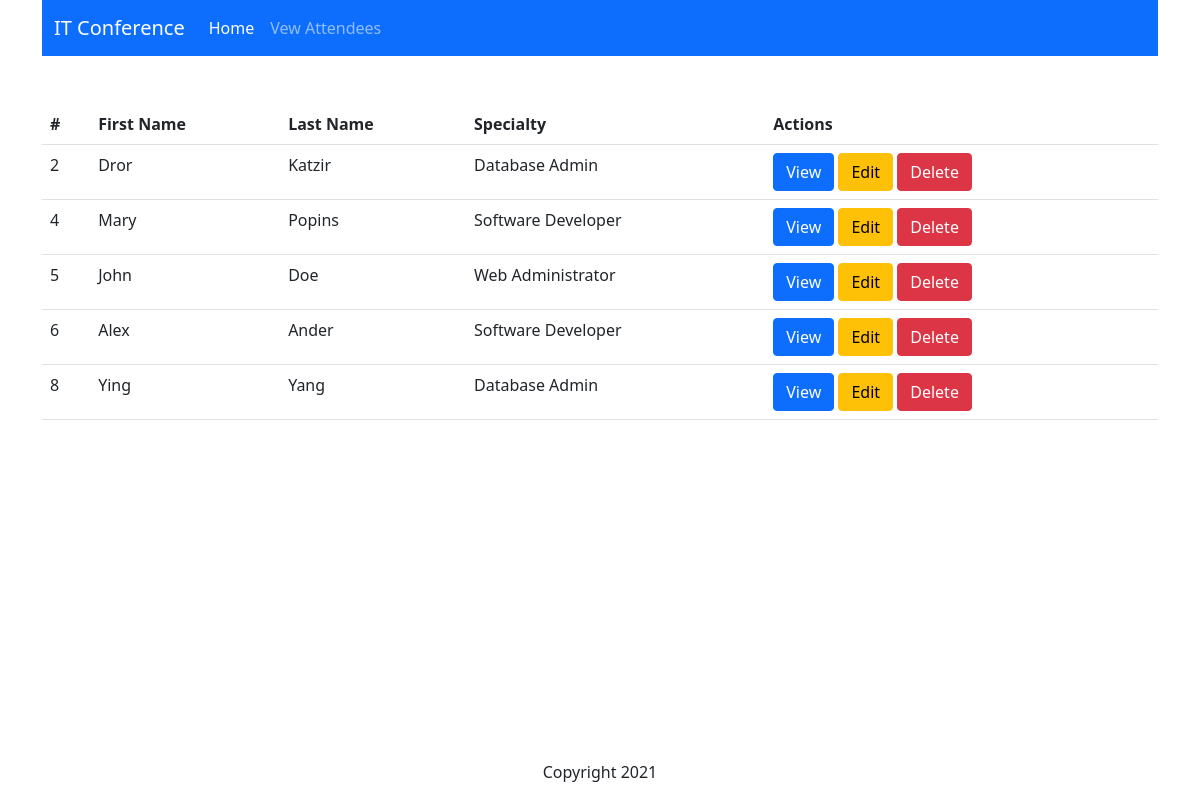
The page /viewrecords.php on the database its author committed.
### tables this page shows
CREATE TABLE `attendee` (
  `attendee_id` int(11) NOT NULL,
  `firstname` varchar(100) NOT NULL,
  `lastname` varchar(100) NOT NULL,
  `dateofbirth` date NOT NULL,
  `emailaddress` varchar(100) NOT NULL,
  `contactnumber` varchar(20) NOT NULL,
  `specialty_id` int(11) NOT NULL
);

CREATE TABLE `specialties` (
  `specialty_id` int(11) NOT NULL,
  `name` varchar(50) NOT NULL
);

### db/conn.php (called while the page is built)
<?php
    $host = '127.0.0.1';
    $db = 'attendance_db';
    $user = 'root';
    $pass = '';
    $charset = 'utf8mb4';
    $dsn = "mysql:host=$host;dbname=$db;charset=$charset";
    try{
        $pdo = new PDO($dsn, $user, $pass);
        $pdo->setAttribute(PDO::ATTR_ERRMODE, PDO::ERRMODE_EXCEPTION);
    }catch(PDOException $e){
        throw new PDOException($e->getMessage());
    }
    require_once 'crud.php';
    $crud = new crud($pdo);
?>

### db/crud.php (called while the page is built, shortened)
<?php
    class crud {
        private $db;
        function __construct($conn){
            $this->db = $conn;
        }
        public function getAttendees(){
            try {
                $sql = "SELECT * FROM `attendee` a INNER JOIN specialties s ON a.specialty_id = s.specialty_id ORDER BY attendee_id ASC";
                $result = $this->db->query($sql);
                return $result;
            } catch (PDOException $e) {
                echo $e->getMessage();
                return false;
            }
        }
    }
?>

### viewrecords.php (the view, shortened to what this page needs)
<?php
    require_once 'includes/header.php';
    require_once 'db/conn.php';
    $results = $crud->getAttendees();
?>
    <table class="table">
        <tr>
            <th>#</th>
            <th>First Name</th>
            <th>Last Name</th>
            <th>Specialty</th>
            <th>Actions</th>
        </tr>
        <?php while($r = $results->fetch(PDO::FETCH_ASSOC)) { ?>
            <tr>
                <td><?= $r['attendee_id'] ?></td>
                <td><?= $r['firstname'] ?></td>
                <td><?= $r['lastname'] ?></td>
                <td><?= $r['name'] ?></td>
                <td>
                    <a href="view.php?id=<?php echo $r['attendee_id'] ?>" class="btn btn-primary">View</a>
                    <a href="edit.php?id=<?php echo $r['attendee_id'] ?>" class="btn btn-warning">Edit</a>
                    <a onClick="return confirm('Are you sure you want to delete this record?');" href="delete.php?id=<?php echo $r['attendee_id'] ?>" class="btn btn-danger">Delete</a>
                </td>
            </tr>
        <?php } ?>
    </table>
<?php require_once 'includes/footer.php'; ?>

### includes/header.php (shortened to what this page needs)
<!doctype html>
<html lang="en">
  <head>
    <link href="https://cdn.jsdelivr.net/npm/bootstrap@5.0.2/dist/css/bootstrap.min.css" rel="stylesheet">
    <link rel="stylesheet" href="css/site.css">
  </head>
  <body>
      <div class="container">
      <nav class="navbar navbar-expand-lg navbar-dark bg-primary mb-5">
        <div class="container-fluid">
          <a class="navbar-brand" href="index.php">IT Conference</a>
          <div class="collapse navbar-collapse" id="navbarNavAltMarkup">
            <div class="navbar-nav">
              <a class="nav-link active" aria-current="page" href="index.php">Home</a>
              <a class="nav-link" href="viewrecords.php">Vew Attendees</a>
            </div>
          </div>
        </div>
      </nav>

### includes/footer.php (shortened to what this page needs)
    <footer id="footer" class="text-center fixed-bottom p-3">
        <?= 'Copyright ' . date('Y'); ?>
    </footer>
    </div>
  </body>
</html>

### rows shown on the page
attendee: attendee_id "2", firstname "Dror", lastname "Katzir", specialty.name "Database Admin"
attendee: attendee_id "4", firstname "Mary", lastname "Popins", specialty.name "Software Developer"
attendee: attendee_id "5", firstname "John", lastname "Doe", specialty.name "Web Administrator"
attendee: attendee_id "6", firstname "Alex", lastname "Ander", specialty.name "Software Developer"
attendee: attendee_id "8", firstname "Ying", lastname "Yang", specialty.name "Database Admin"
